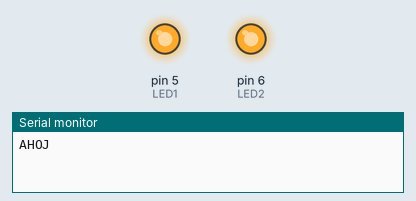
This sketch was run on a simulated Arduino Uno, built with avr-gcc and run on an emulated ATmega328P. On the bench: output pins drawn as LEDs (lit = HIGH), the last lines printed to the serial monitor.

Above: at 0.05 s.
At 9.05 s:
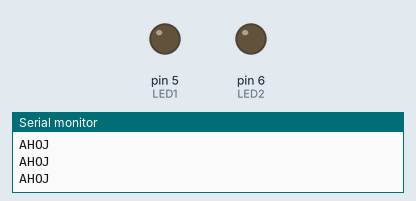
At 36.05 s:
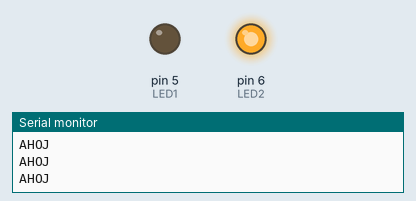
At 39.85 s:
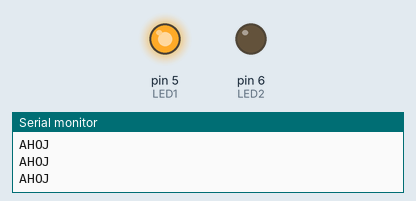
Timing chart, 0 to 40.0 s (numbered marks = the images above):
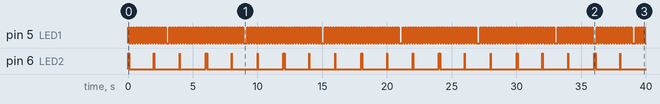

Measured:
- by itself, pin 5 (LED1): moves between LOW and HIGH, repeating every 11.8 s
- by itself, pin 6 (LED2): repeats every 6.0 s: LOW 1.9 s, 2 × (HIGH 0.01 s, LOW 2.0 s), HIGH 0.10 s

The sketch:

dvanact.ino
```cpp
const int LED1 = 5;
const int LED2 = 6;
const int BUT = 11;
int P1 = 200;
int P2 = 2000;
int P3 = 3000;

void setup() {
  pinMode(LED1, OUTPUT);
  pinMode(LED2, OUTPUT);
  pinMode(BUT, INPUT_PULLUP);
  Serial.begin(9600);
}

void loop() {
    if (millis() % P1 < (P1 / 2)) {
      digitalWrite(LED1, HIGH);
    } else {
      digitalWrite(LED1, LOW);
    }


    if (millis() % P2 < (P2 / 200)) {
      digitalWrite(LED2, HIGH);
    } else {
      digitalWrite(LED2, LOW);
    }

    if (millis()% P3 < (P3 / 300)) {
      Serial.println("AHOJ");
      delay(100);
    }
}
```
